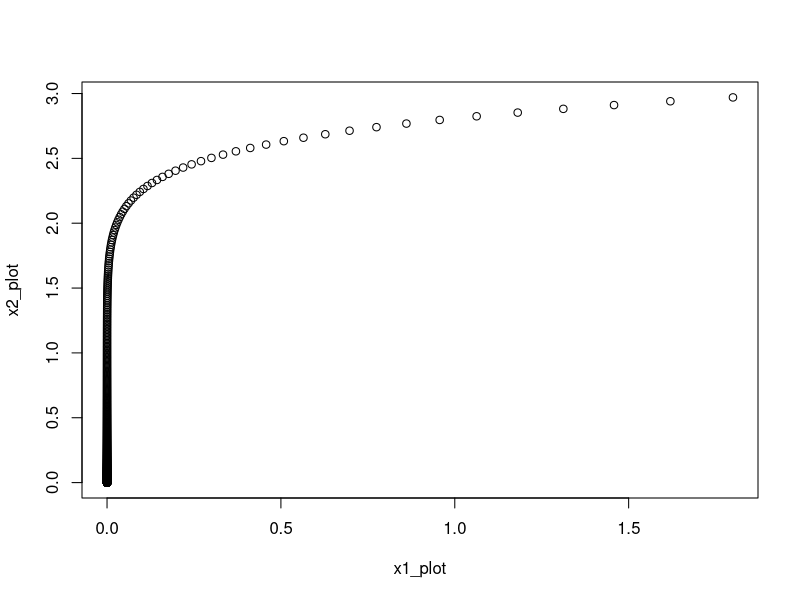

Recreate this plot in R.
f<-function(x) { # x是向量
  return((10*x[1]^2+x[2]^2)/2)
}
grad_f <- function(x) {
  return(c(10*x[1],x[2]))
}

x_=c(2,3)
tol1=1e-4
tol2=1e-6
iter=1
MAX_ITER=5000

x1_plot=numeric(MAX_ITER)
x2_plot = numeric(MAX_ITER)

while(T) {
  if(iter>MAX_ITER) {
    stop("not found solution")
  }
  grad_=grad_f(x_)
  step=0.01  # 这里需要改成switch
  diff = step * grad_
  x_=x_-diff
  x1_plot[iter]=x_[1]
  x2_plot[iter]=x_[2]
  if (sqrt(sum(diff ^ 2)) < tol1 * (sqrt(sum(x_ ^ 2)) + tol2)) { # 感觉判停准则不是很理想, 因为step就限制了不可能很大
    print("x=")
    print(x_)
    print("f")
    print(f(x_))
    break
  }
  iter=iter+1
}
plot(x1_plot,x2_plot)